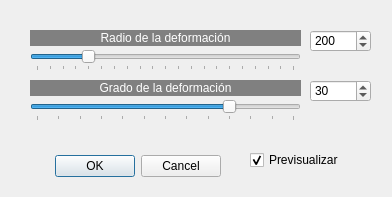
<?xml version="1.0" encoding="UTF-8"?>
<ui version="4.0">
 <class>pinchar_estirar</class>
 <widget class="QDialog" name="pinchar_estirar">
  <property name="geometry">
   <rect>
    <x>0</x>
    <y>0</y>
    <width>392</width>
    <height>197</height>
   </rect>
  </property>
  <property name="windowTitle">
   <string>Pinchar/Estirar</string>
  </property>
  <widget class="QDialogButtonBox" name="buttonBox">
   <property name="geometry">
    <rect>
     <x>-120</x>
     <y>150</y>
     <width>341</width>
     <height>32</height>
    </rect>
   </property>
   <property name="orientation">
    <enum>Qt::Horizontal</enum>
   </property>
   <property name="standardButtons">
    <set>QDialogButtonBox::Cancel|QDialogButtonBox::Ok</set>
   </property>
  </widget>
  <widget class="QSpinBox" name="spinBox_2">
   <property name="geometry">
    <rect>
     <x>310</x>
     <y>80</y>
     <width>61</width>
     <height>22</height>
    </rect>
   </property>
   <property name="minimum">
    <number>-60</number>
   </property>
   <property name="maximum">
    <number>60</number>
   </property>
   <property name="value">
    <number>30</number>
   </property>
  </widget>
  <widget class="QSpinBox" name="spinBox">
   <property name="geometry">
    <rect>
     <x>310</x>
     <y>30</y>
     <width>61</width>
     <height>22</height>
    </rect>
   </property>
   <property name="minimum">
    <number>1</number>
   </property>
   <property name="maximum">
    <number>1000</number>
   </property>
   <property name="value">
    <number>200</number>
   </property>
  </widget>
  <widget class="QLabel" name="label_2">
   <property name="geometry">
    <rect>
     <x>30</x>
     <y>80</y>
     <width>271</width>
     <height>16</height>
    </rect>
   </property>
   <property name="styleSheet">
    <string notr="true">background-color: rgb(128, 128, 128);
color: rgb(255, 255, 255);</string>
   </property>
   <property name="text">
    <string>Grado de la deformación</string>
   </property>
   <property name="alignment">
    <set>Qt::AlignCenter</set>
   </property>
  </widget>
  <widget class="QLabel" name="label">
   <property name="geometry">
    <rect>
     <x>30</x>
     <y>30</y>
     <width>271</width>
     <height>16</height>
    </rect>
   </property>
   <property name="styleSheet">
    <string notr="true">background-color: rgb(128, 128, 128);
color: rgb(255, 255, 255);</string>
   </property>
   <property name="text">
    <string>Radio de la deformación</string>
   </property>
   <property name="alignment">
    <set>Qt::AlignCenter</set>
   </property>
  </widget>
  <widget class="QSlider" name="horizontalSlider">
   <property name="geometry">
    <rect>
     <x>30</x>
     <y>50</y>
     <width>271</width>
     <height>21</height>
    </rect>
   </property>
   <property name="minimum">
    <number>1</number>
   </property>
   <property name="maximum">
    <number>1000</number>
   </property>
   <property name="pageStep">
    <number>16</number>
   </property>
   <property name="value">
    <number>200</number>
   </property>
   <property name="orientation">
    <enum>Qt::Horizontal</enum>
   </property>
   <property name="tickPosition">
    <enum>QSlider::TicksBelow</enum>
   </property>
   <property name="tickInterval">
    <number>50</number>
   </property>
  </widget>
  <widget class="QSlider" name="horizontalSlider_2">
   <property name="geometry">
    <rect>
     <x>30</x>
     <y>100</y>
     <width>271</width>
     <height>21</height>
    </rect>
   </property>
   <property name="minimum">
    <number>-60</number>
   </property>
   <property name="maximum">
    <number>60</number>
   </property>
   <property name="value">
    <number>30</number>
   </property>
   <property name="orientation">
    <enum>Qt::Horizontal</enum>
   </property>
   <property name="tickPosition">
    <enum>QSlider::TicksBelow</enum>
   </property>
   <property name="tickInterval">
    <number>10</number>
   </property>
  </widget>
  <widget class="QCheckBox" name="checkBox">
   <property name="geometry">
    <rect>
     <x>250</x>
     <y>150</y>
     <width>121</width>
     <height>20</height>
    </rect>
   </property>
   <property name="text">
    <string>Previsualizar</string>
   </property>
   <property name="checked">
    <bool>true</bool>
   </property>
  </widget>
 </widget>
 <resources/>
 <connections>
  <connection>
   <sender>buttonBox</sender>
   <signal>accepted()</signal>
   <receiver>pinchar_estirar</receiver>
   <slot>accept()</slot>
   <hints>
    <hint type="sourcelabel">
     <x>248</x>
     <y>254</y>
    </hint>
    <hint type="destinationlabel">
     <x>157</x>
     <y>274</y>
    </hint>
   </hints>
  </connection>
  <connection>
   <sender>buttonBox</sender>
   <signal>rejected()</signal>
   <receiver>pinchar_estirar</receiver>
   <slot>reject()</slot>
   <hints>
    <hint type="sourcelabel">
     <x>316</x>
     <y>260</y>
    </hint>
    <hint type="destinationlabel">
     <x>286</x>
     <y>274</y>
    </hint>
   </hints>
  </connection>
 </connections>
</ui>
